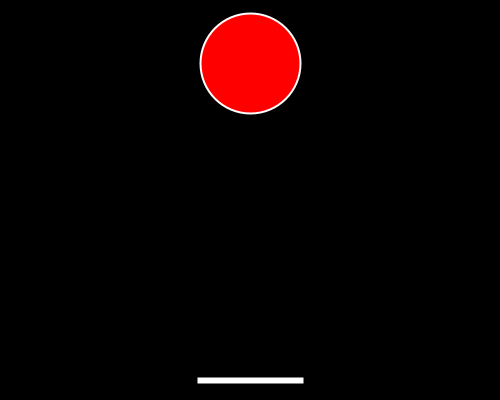
Frame 1 (no input)
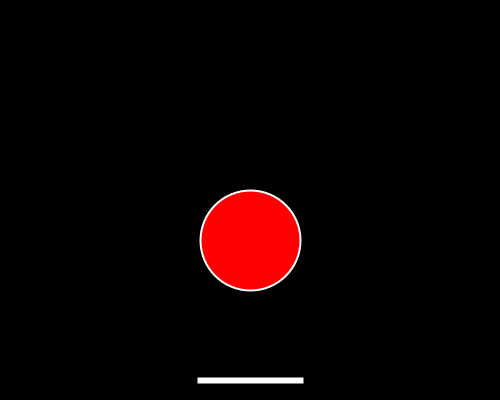
Frame 60 (the mouse pressed at the canvas centre just before this capture)
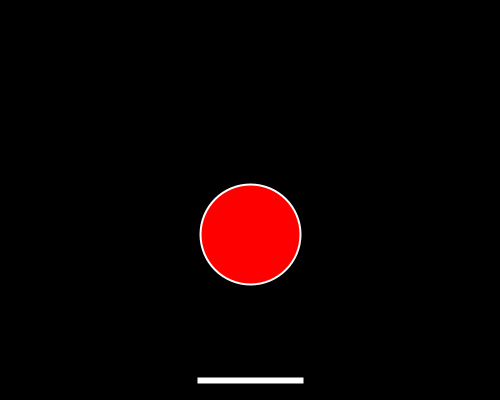
Frame 120 (the mouse held since frame 60 and released just before this capture)

The Processing sketch that drew these frames (run headless with seeded random() and noise(); from frame 60 on, the mouse is pressed at the canvas centre):

// Processing sketch: Challenge_1
// ── Challenge_1.pde
/* Lab-2a - Selection and Events
 * Challenge 1
 *
 * Version: 1.0
 * By: Kieron Garvey
 * Date: 23/Jan/2023
 */
int circleSize = 100;
int bouncingBallX, bouncingBallY, bouncingBallLowestY;
int ballMovement = 3;

void setup() {
  size(500, 400);
  background(0);

  bouncingBallX = width/2;
  bouncingBallY = 60;
  bouncingBallLowestY = height-70;
}

void draw() {
  background(0);

  stroke(255);
  strokeWeight(6);
  strokeCap(PROJECT);
  line((width/2)-(circleSize/2), height-20, (width/2)+(circleSize/2), height-20);

  bouncingBallY = bouncingBallY + ballMovement;

  println("bouncingBallX: " + bouncingBallX, ", bouncingBallY: " +
    bouncingBallY, ", bouncingBallLowestY: " + bouncingBallLowestY);
  
  if ((bouncingBallY > bouncingBallLowestY - 5)||(bouncingBallY < 60)) {
    ballMovement = ballMovement * -1;
  }
  
  strokeWeight(2);
  fill(255,0,0);
  ellipse(bouncingBallX, bouncingBallY, circleSize, circleSize);
}
